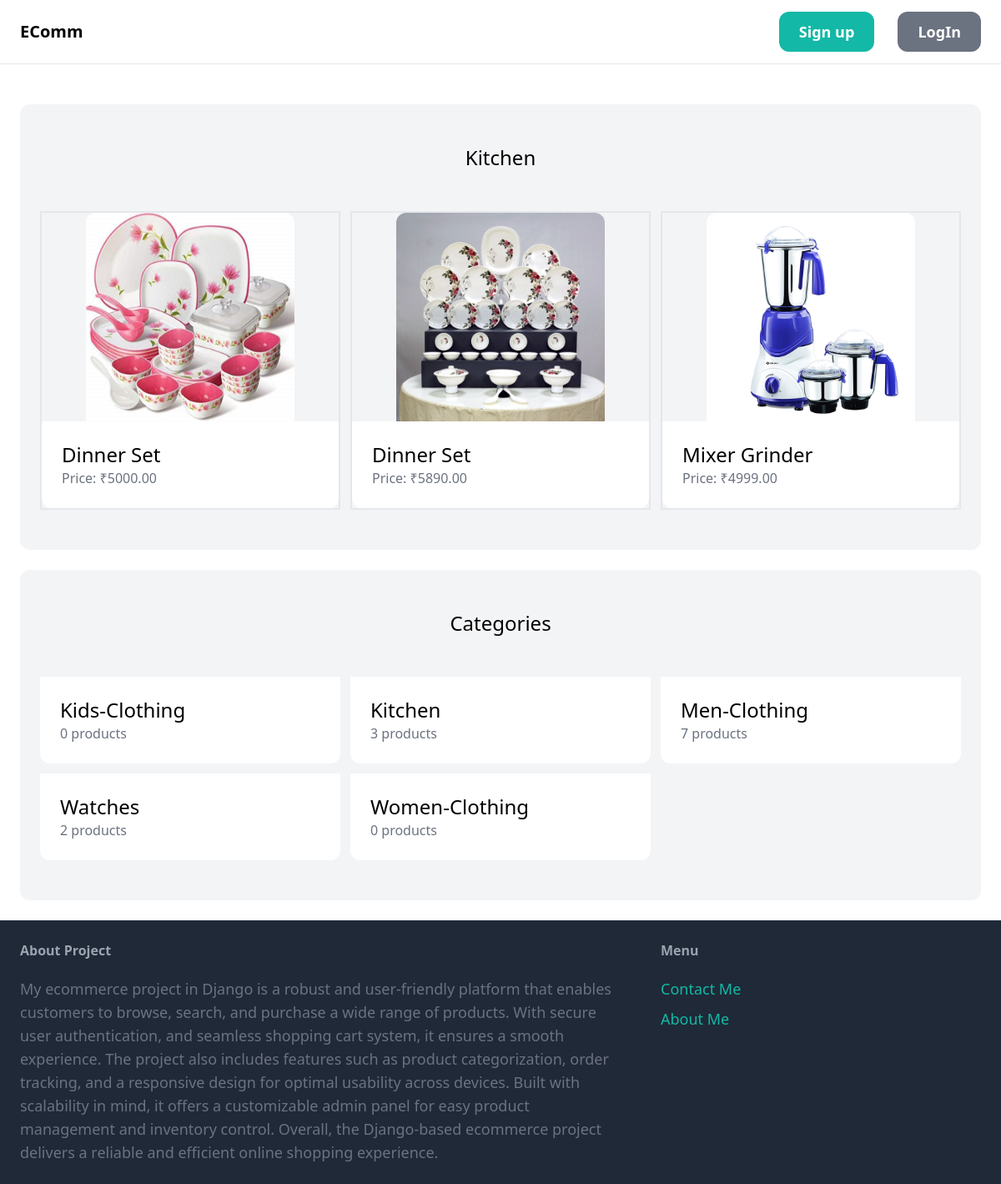
Screenshot of /category/Kitchen with the database file from the repository.
### store/models.py (models this page shows, shortened)
class Category(models.Model):
    name = models.CharField(max_length=100)
    class Meta:
        ordering = ('name',)
        verbose_name_plural = "Categories"
    def __str__(self) -> str:
        return self.name

class Product(models.Model):
    name = models.CharField(max_length=100)
    description = models.TextField()
    price = models.DecimalField(max_digits=8, decimal_places=2)
    category = models.ForeignKey(Category, on_delete=models.CASCADE)
    img = models.ImageField(upload_to='products', null=True, blank=True)

### store/views.py (the view)
# urls.py: path('category/<str:category>', views.category, name='category'),
def category(request, category):
    category = get_object_or_404(Category, name=category)
    products = Product.objects.filter(category=category)
    categories = Category.objects.all()
    if request.user.is_authenticated:
        myorders = Status.objects.filter(user=request.user)
        return render(request, 'store/category.html',{'products': products, 'myorders':myorders, 'name': category, 'categories':categories})
    return render(request, 'store/category.html',{'products': products, 'name': category, 'categories':categories})

### store/templates/store/category.html (shortened to what this page needs)
{% extends 'store/base.html'%}
{%block content%}
    <div class="mt-6 px-6 py-12 bg-gray-100 rounded-xl">
        <h2 class="mb-12 text-2xl text-center">{{name}}</h2>
        <div class="grid grid-cols-3 gap-3">
            {%for product in products%}
            <div class="border-2">
                <a href="{%url 'store:product_detail' product.id%}">
                    <div class="flex justify-center">
                        <img src="{{product.img.url}}" alt="img1" class="rounded-t-xl" style="height: 250px; width: 70%;">
                    </div>
                    <div class="p-6 bg-white rounded-b-xl">
                        <h2 class="text-2xl">{{product.name}}</h2>
                        <p class="text-gray-500">Price: ₹{{product.price}}</p>
                    </div>
                </a>
            </div>
            {%endfor%}
        </div>
    </div>
    <div class="mt-6 px-6 py-12 bg-gray-100 rounded-xl">
        <h2 class="mb-12 text-2xl text-center">Categories</h2>
        <div class="grid grid-cols-3 gap-3">
            {%for category in categories%}
            <div>
                <a href="{%url 'store:category' category.name%}">
                    <div class="p-6 bg-white rounded-b-xl">
                        <h2 class="text-2xl">{{category.name}}</h2>
                        <p class="text-gray-500">{{category.product_set.count}} products</p>
                    </div>
                </a>
            </div>
            {%endfor%}
        </div>
    </div>
{%endblock%}

### rows the page displays
Category: name "Kitchen", product_set.count "3"
Product: img (picture), name "Dinner Set", price "5000.00"
Product: img (picture), name "Dinner Set", price "5890.00"
Product: img (picture), name "Mixer Grinder", price "4999.00"
Category: name "Kids-Clothing", product_set.count "0"
Category: name "Men-Clothing", product_set.count "7"
Category: name "Watches", product_set.count "2"
Category: name "Women-Clothing", product_set.count "0"
